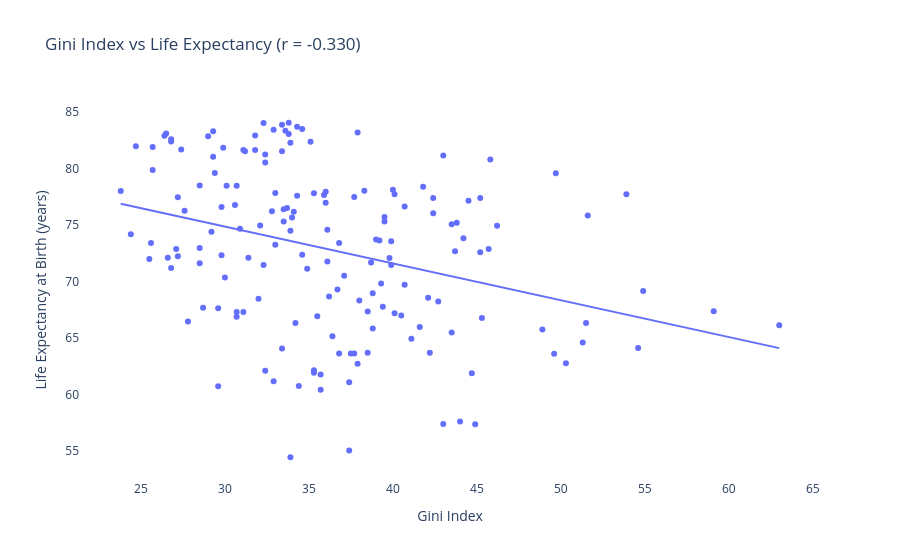

Notebook code for this chart:
### Code cell
# Use most recent available Gini per country instead of latest year only
gini_latest = wb_wide.dropna(subset=['gini']).sort_values('year', ascending=False).drop_duplicates('country')
le_latest   = wb_wide.dropna(subset=['life_expectancy']).sort_values('year', ascending=False).drop_duplicates('country')

gini_le = pd.merge(
    gini_latest[['country', 'gini']],
    le_latest[['country', 'life_expectancy']],
    on='country'
)

print(f'Countries with both Gini and life expectancy: {len(gini_le)}')

r, p = stats.pearsonr(gini_le['gini'], gini_le['life_expectancy'])
print(f'Correlation between Gini and life expectancy: r = {r:.3f}, p = {p:.3f}')

fig = px.scatter(
    gini_le,
    x='gini',
    y='life_expectancy',
    hover_name='country',
    trendline='ols',
    title=f'Gini Index vs Life Expectancy (r = {r:.3f})',
    labels={'gini': 'Gini Index', 'life_expectancy': 'Life Expectancy at Birth (years)'}
)
fig.update_layout(plot_bgcolor='white', paper_bgcolor='white')
fig.show()

### Figure 1 — Plotly figure (JSON) as saved in the notebook; plotly's stock layout.template omitted (floating-point values rounded to 4 significant figures; data arrays with more than 128 entries replaced by an {"elided": "..."} marker saying what was removed)
{"data": [{"hovertemplate": "<b>%{hovertext}</b><br><br>Gini Index=%{x}<br>Life Expectancy at Birth (years)=%{y}<extra></extra>", "hovertext": {"elided": "163 str values"}, "legendgroup": "", "marker": {"color": "#636efa", "symbol": "circle"}, "mode": "markers", "name": "", "orientation": "v", "showlegend": false, "type": "scatter", "x": {"elided": "163 float values"}, "xaxis": "x", "y": {"elided": "163 float values"}, "yaxis": "y"}, {"hovertemplate": "<b>OLS trendline</b><br>life_expectancy = -0.325694 * gini + 84.6343<br>R<sup>2</sup>=0.108931<br><br>Gini Index=%{x}<br>Life Expectancy at Birth (years)=%{y} <b>(trend)</b><extra></extra>", "legendgroup": "", "marker": {"color": "#636efa", "symbol": "circle"}, "mode": "lines", "name": "", "showlegend": false, "type": "scatter", "x": {"elided": "163 float values"}, "xaxis": "x", "y": {"elided": "163 float values"}, "yaxis": "y"}], "layout": {"legend": {"tracegroupgap": 0}, "paper_bgcolor": "white", "plot_bgcolor": "white", "title": {"text": "Gini Index vs Life Expectancy (r = -0.330)"}, "xaxis": {"anchor": "y", "domain": [0, 1], "title": {"text": "Gini Index"}}, "yaxis": {"anchor": "x", "domain": [0, 1], "title": {"text": "Life Expectancy at Birth (years)"}}}}
